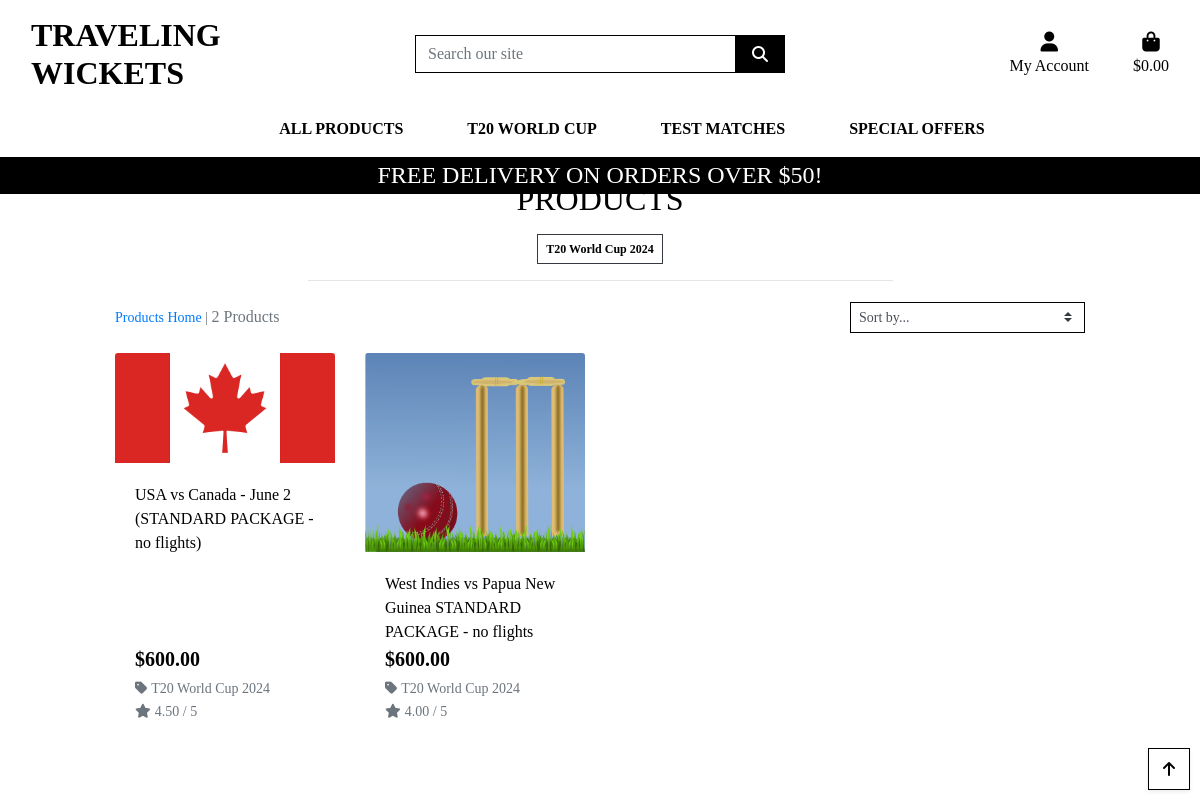
The page /products/?category=t202024 on the database its author committed.
### products/models.py (models this page shows, shortened)
class Category(models.Model):
    class Meta:
        verbose_name_plural = "Categories"
    name = models.CharField(max_length=254)
    friendly_name = models.CharField(max_length=254, null=True, blank=True)

class Product(models.Model):
    category = models.ForeignKey('Category', null=True, blank=True, on_delete=models.SET_NULL)
    sku = models.CharField(max_length=254, null=True, blank=True)
    name = models.CharField(max_length=254)
    description = models.TextField()
    price = models.DecimalField(max_digits=6, decimal_places=2)
    rating = models.DecimalField(max_digits=6, decimal_places=2, null=True, blank=True)
    image_url = models.URLField(max_length=1024, null=True, blank=True)
    image = models.ImageField(null=True, blank=True)

### products/views.py (the view, shortened to what this page needs)
# urls.py: path('', views.all_products, name="products"),
def all_products(request):
    products = Product.objects.all()
    query = None
    categories = None
    sort = None
    direction = None
    if request.GET:
        if 'category' in request.GET:
            categories = request.GET['category'].split(',')
            products = products.filter(category__name__in=categories)
            categories = Category.objects.filter(name__in=categories)
    current_sorting = f'{sort}_{direction}'
    context = {
        'products': products,
        'search_term': query,
        'current_categories': categories,
        'current_sorting': current_sorting,
    }
    return render(request, "products/products.html", context)

### bag/contexts.py (called while the page is built, shortened)
def bag_contents(request):
    bag_items = []
    total = 0
    product_count = 0
    bag = request.session.get('bag', {})
    if total < settings.FREE_DELIVERY_THRESHOLD:
        delivery = total * Decimal(settings.STANDARD_DELIVERY_PERCENTAGE / 100)
        free_delivery_delta = settings.FREE_DELIVERY_THRESHOLD - total
    else:
        delivery = 0
        free_delivery_delta = 0
    grand_total = delivery + total
    context = {
        'bag_items': bag_items,
        'total': total,
        'product_count': product_count,
        'delivery': delivery,
        'free_delivery_delta': free_delivery_delta,
        'free_delivery_threshold': settings.FREE_DELIVERY_THRESHOLD,
        'grand_total': grand_total,
    }
    return context

### products/templates/products/products.html (shortened to what this page needs)
{% extends "base.html" %}
{% load static %}
{% block page_header %}
    <div class="container header-container">
    </div>
{% endblock %}
{% block content %}
    <div class="overlay"></div>
    <div class="container-fluid">
        <div class="row">
            <div class="col text-center mt-3">
                <h2 class="logo-font">Products</h2>
                {% for c in current_categories %}
                    <a class="category-badge text-decoration-none" href="{% url 'products' %}?category={{ c.name }}">
                        <span class="p-2 mt-2 badge badge-white text-black rounded-0 border border-dark">{{ c.friendly_name }}</span>
                    </a>
                {% endfor %}
                <hr class="w-50 mb-1">
            </div>
        </div>
        <div class="row">
            <div class="product-container col-10 offset-1">
                <div class="row mt-1 mb-2">
                    <div class="col-12 col-md-6 my-auto order-md-last d-flex justify-content-center justify-content-md-end">
                        <div class="sort-select-wrapper w-50">
                            <select id="sort-selector" class="custom-select custom-select-sm rounded-0 border border-{% if current_sorting != 'None_None' %}info{% else %}black{% endif %}">
                                <option value="reset" {% if current_sorting == 'None_None' %}selected{% endif %}>Sort by...</option>
                            </select>
                        </div>
                    </div>
                    <div class="col-12 col-md-6 order-md-first">
                        <p class="text-muted mt-3 text-center text-md-left">
                            {% if search_term or current_categories or current_sorting != 'None_None' %}
                                <span class="small"><a href="{% url 'products' %}">Products Home</a> | </span>
                            {% endif %}
                            {{ products|length }} Products{% if search_term %} found for <strong>"{{ search_term }}"</strong>{% endif %}
                        </p>
                    </div>
                </div>
                <div class="row">
                    {% for product in products %}
                        <div class="col-sm-6 col-md-6 col-lg-4 col-xl-3">
                            <div class="card h-100 border-0">
                                {% if product.image %}
                                <a href="{% url 'product_detail' product.id %}">
                                    <img class="card-img-top img-fluid" src="{{ product.image.url }}" alt="{{ product.name }}">
                                </a>
                                {% else %}
                                <a href="{% url 'product_detail' product.id %}">
                                    <img class="card-img-top img-fluid" src="{{ MEDIA_URL }}noimage.png" alt="{{ product.name }}">
                                </a>
                                {% endif %}
                                <div class="card-body pb-0">
                                    <p class="mb-0">{{ product.name }}</p>
                                </div>
                                <div class="card-footer bg-white pt-0 border-0 text-left">
                                    <div class="row">
                                        <div class="col">
                                            <p class="lead mb-0 text-left font-weight-bold">${{ product.price }}</p>
                                            {% if product.category %}
                                            <p class="small mt-1 mb-0">
                                                <a class="text-muted" href="{% url 'products' %}?category={{ product.category.name }}">
                                                    <i class="fas fa-tag mr-1"></i>{{ product.category.friendly_name }}
                                                </a>
                                            </p>
                                            {% endif %}
                                            {% if product.rating %}
                                                <small class="text-muted"><i class="fas fa-star mr-1"></i>{{ product.rating }} / 5</small>
                                            {% else %}
                                                <small class="text-muted">No Rating</small>
                                            {% endif %}
                                        </div>
                                    </div>
                                </div>
                            </div>
                        </div>
                    {% endfor %}
                </div>
            </div>
        </div>
    </div>
    <div class="btt-button shadow-sm rounded-0 border border-black">
        <a class="btt-link d-flex h-100">
            <i class="fas fa-arrow-up text-black mx-auto my-auto"></i>
        </a>
    </div>
{% endblock %}

### static/css/base.css (style rules this page uses)
html { height: 100%; }
body { background: url('/media/uk-2902050_1280.jpg') no-repeat center center fixed; background-size: cover; height: calc(100vh - 164px); color: black; font-family: 'Times New Roman', Times, serif; }
.logo-font { text-transform: uppercase; }
.text-black { color: #000 !important; }
.border-black { border: 1px solid black !important; }
.overlay { height: 100%; width: 100%; top: 0; left: 0; position: fixed; background: white; z-index: -1; }
.btt-button { height: 42px; width: 42px; position: fixed; bottom: 10px; right: 10px; }
.btt-link, .update-link, .remove-item { cursor: pointer; }
@media (min-width: 1200px) { .container { max-width: 80%; } }
@media (min-width: 992px) { .header-container { padding-top: 164px; } }

### rows shown on the page
Category: friendly_name "T20 World Cup 2024"
Product: image (picture), name "USA vs Canada - June 2 (STANDARD PACKAGE - no flights)", price "600.00", category.friendly_name "T20 World Cup 2024", rating "4.50"
Product: image (picture), name "West Indies vs Papua New Guinea STANDARD PACKAGE - no flights", price "600.00", category.friendly_name "T20 World Cup 2024", rating "4.00"

### other values the page prints
{{ free_delivery_threshold }} "50"
{{ products|length }} "2"
